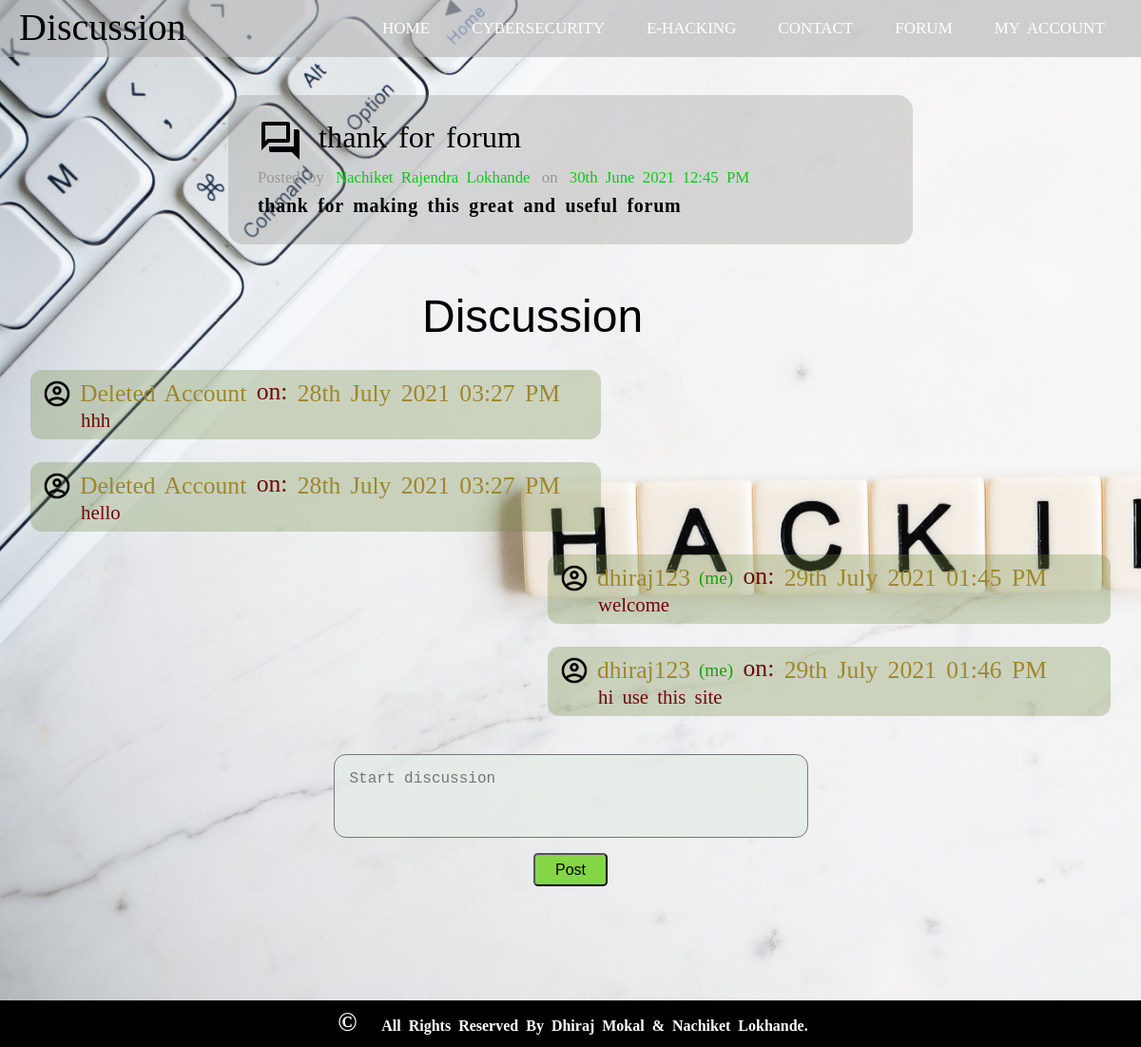
/discussion.php?fid=8 (signed in), run on the app's committed database.
### tables this page shows
CREATE TABLE `forum` (
  `fid` int(3) NOT NULL,
  `point` text NOT NULL,
  `postcomment` text NOT NULL,
  `sno` int(3) NOT NULL,
  `likes` int(10) NOT NULL DEFAULT 0,
  `date` datetime NOT NULL DEFAULT current_timestamp()
);

CREATE TABLE `registration` (
  `sno` int(4) NOT NULL,
  `name` text NOT NULL,
  `mobile` text NOT NULL,
  `email` varchar(30) NOT NULL,
  `address` text NOT NULL,
  `gender` varchar(10) NOT NULL,
  `dob` text NOT NULL,
  `username1` varchar(20) NOT NULL,
  `password1` varchar(255) NOT NULL,
  `dt` datetime NOT NULL DEFAULT current_timestamp(),
  `score` text NOT NULL,
  `ip` text NOT NULL
);

CREATE TABLE `discussion` (
  `d_id` int(3) NOT NULL,
  `message` text NOT NULL,
  `sno` int(3) NOT NULL,
  `fid` int(3) NOT NULL,
  `d_date` datetime NOT NULL DEFAULT current_timestamp()
);

### discussion.php (the view, shortened to what this page needs)
<?php
include 'dbconnect.php';
?>
<!DOCTYPE html>
<html lang="en">
<head>
    <link rel="stylesheet" href="css/my_account.css">
    <link rel="stylesheet" href="css/forum.css">
</head>
<body>
    <nav id="mydiv" style="z-index: 9">
        <label class="logo">Discussion</label>
        <ul>
            <li><a href="Home.php">Home</a></li>
            <li class="dropdown">
                <a href="javascript:void(0)" class="dropbtn">CyberSecurity</a>
            </li>
            <li><a href="pages/ethical-hacking.php" class="nav">E-Hacking</a></li>
            <li><a href="Home.php#contact" class="nav">Contact</a></li>
            <li><a href="forum.php" class="nav">Forum</a></li>
            <li><a href="#" onclick="document.getElementById('id01').style.display='block'" style="width:auto;" class="nav">My Account</a></li>
        </ul>
    </nav>
    <div class="sub" id="sub">
        <div class="postt" id="postt">
            <?php
            $fid = $_GET['fid'];
            $sql2 = "SELECT * FROM `forum` where fid = '$fid';";
            $result2 = mysqli_query($conn, $sql2);
            while ($row = mysqli_fetch_assoc($result2)) {
                $date2 = $row['date'];
                $date = date('jS   F Y h:i A', strtotime($date2));
                $point = $row['point'];
                $postcomment = $row['postcomment'];
                $sid = $row['sno'];
                $snoa = $_SESSION['sno'];
                $sql3 = "SELECT * FROM `registration` where sno ='$sid';";
                $result3 = mysqli_query($conn, $sql3);
                $num2 = mysqli_num_rows($result3);
                if ($num2 == 1) {
                while ($row = mysqli_fetch_assoc($result3)) {
                    $puname = $row['name'];
                }
                }
                else {
                    $puname ="Deleted Account";
                }
            }
            echo '<div class="dpoint"><img src="css/image/question.png" class="queavtar">' . $point . '</div>
            <div class="mid">Posted by <span class="heighlight">' . $puname;
            echo '</span> on <span class="heighlight">' . $date . '</span></div>
            <div class="message">' . $postcomment . '</div>';
            ?>
        </div>
        <div class="dispoint">Discussion</div>
        <?php
        $sql4 = "SELECT * FROM `discussion` where fid = '$fid';";
        $result4 = mysqli_query($conn, $sql4);
        while ($row = mysqli_fetch_assoc($result4)) {
            $message = $row['message'];
            $date1 = $row['d_date'];
             $addtime = strtotime("05:30") - strtotime("00:00");
             $time = date('h:i A', strtotime($date1)+$addtime);
            $ddate = date('jS   F Y', strtotime($date1));
            $sno = $row['sno'];
            $sql5 = "SELECT * FROM `registration` where sno ='$sno';";
            $result5 = mysqli_query($conn, $sql5);
            $num = mysqli_num_rows($result5);
            if ($num == 1) {
            while ($row = mysqli_fetch_assoc($result5)) {
                $uname = $row['username1'];
              }
            }
            else {
                $uname ="Deleted Account";
            }
            if ($snoa == $sno) {
                echo ' <div class="discussion discussion2">
                <div class="first"><img src="css/image/dicon.png" alt=""><span class="name">' . $uname . '</span><span class="active"> (me)</span> on: <span class="posttime"> ' . $ddate . '&nbsp;'. $time .'</span></div>
                <div class="second">' . $message . '</div>
                        </div>';
            } else {
                echo '<div class="discussion" id="discussion">
            <div class="first"><img src="css/image/dicon.png" alt=""><span class="name">' . $uname . ' </span>on: <span class="posttime"> ' . $ddate . '&nbsp;'. $time .'</span></div>
            <div class="second">' . $message . '</div>
                    </div>';
            }
        }
        ?>
        <div class="discform">
            <form action="<?php echo $_SERVER['REQUEST_URI']; ?>" method="post">
                <textarea name="discuss" id="discussionn" cols="45" rows="3" placeholder="Start discussion" required></textarea>
                <button type="submit" name="discsubmit">Post</button>
            </form>
        </div>
    </div>
    <footer>
        <h4 class="footer"><span class="copyright-symbol"> &#169; </span> All Rights Reserved By Dhiraj Mokal & Nachiket Lokhande.</h4>
    </footer>
                <h4 class="user"><span class="user-symbol">&#xf2b9; Name: </span><?php print_r($_SESSION['name']); ?></h4>
                <h4 class="user"><span class="user-symbol">&#9993; Email: </span><?php print_r($_SESSION['email']); ?></h4>
                <h4 class="user"><span class="user-symbol">&#9742; Mobile: </span><?php print_r($_SESSION['mobile']); ?></h4>
                <h4 class="user"><span class="user-symbol">&#x26A5; Gender: </span><?php print_r($_SESSION['gender']); ?></h4>
                <h4 class="user"><span class="user-symbol">&#128197; Date of Birth: </span><?php print_r($_SESSION['dob']); ?></h4>
                <h4 class="user"><span class="user-symbol">&#9962; Address: </span><?php print_r($_SESSION['address']); ?></h4>
</body>
</html>

### css/my_account.css (style rules this page uses)
span.copyright-symbol { height: 20px; width: auto; font-size: 27px; padding-right: 15px; }
nav { height: 60px; width: 100%; position: fixed; top: 0; background: rgb(180, 180, 180, 0.6); }
label.logo { color: #000000; font-size: 40px; line-height: 58px; padding: 0 20px; font-family: fantasy; }
nav ul { float: right; margin-right: 20px; }
nav ul li { display: inline-block; line-height: 60px; margin: 0 5px; }
nav ul li a { color: white; font-size: 17px; padding: 7px 13px; border-radius: 3px; text-transform: uppercase; }
li.dropdown { display: inline-block; }

### css/forum.css (style rules this page uses)
* { padding: 0; margin: 0; text-decoration: none; list-style: none; box-sizing: border-box; }
body { font-family: 'Times New Roman', 'Times', 'serif'; background-image: url('image/forum-bg.jpg'); background-size: cover; background-repeat: no-repeat; background-attachment: fixed; word-spacing: 4px; }
footer { position: relative; top: 220px; bottom: 0; width: 100%; height: 1.3cm; background-color: black; color: white; text-align: center; }
h4.footer { padding: 8px 10px 5px 15px; }
#sub { position: relative; top: 100px; min-height: 652px; }
#sub .discussion { background-color: rgba(112, 140, 68, 0.3); border-radius: 1vw; padding: 1vh 1vw; margin: 3vh 2rem; max-width: 50%; position: relative; color: #6b0808; }
#sub .discussion2 { margin-left: 48vw; border-radius: 1vw; padding: 1vh 1vw; position: relative; max-width: 50%; }
.discussion2 span.active { color: #13a106; font-size: 1.2rem; }
.discussion div.first { font-size: 1.6rem; }
.discussion span.name, span.posttime { color: rgb(158, 134, 47); vertical-align: middle; font-weight: cursive; }
.discussion img { height: 2rem; vertical-align: middle; margin-right: 8px; }
.discussion .second { font-size: 1.3rem; margin-left: 41px; overflow-wrap: break-word; }
#postt { background-color: rgba(141, 140, 135, 0.3); border-radius: 1rem; padding: 24px 31px; margin: 0 auto; max-width: 60%; }
#postt .dpoint { font-size: 2.7vw; vertical-align: middle; overflow-wrap: break-word; }
#postt img.queavtar { vertical-align: middle; margin-right: 16px; }
#postt div.mid { color: rgb(153, 149, 149); font-size: 1.4vw; margin: 5px 0; }
#postt span.heighlight { color: rgb(19, 197, 28); margin: 0 4px; }
#postt .message { font-size: 20px; font-weight: bold; letter-spacing: 0.7px; font-family: fangsong; margin: 8px 0 5px 0; overflow-wrap: break-word; }
div.discform { display: flex; justify-content: center; }
#discussionn { padding: 1rem 1rem; border-radius: 0.8rem; display: block; margin: 1rem 1rem; background-color: rgba(228, 236, 231, 0.8); font-size: 1rem; color: rgb(78, 8, 8); outline: none; resize: none; }
.discform button { margin: 0 auto; padding: 0.4rem 1.3rem; display: block; font-size: 1rem; border-radius: 0.3rem; outline: none; background-color: #84d646; }
div.dispoint { font-size: 3rem; margin: 3rem 37vw 1.8rem 37vw; font-family: sans-serif; }

### data on the page
forum: point "thank for forum", date "30th June 2021 12:45 PM", postcomment "thank for making this great and useful forum"
registration: name "Nachiket Rajendra Lokhande"
discussion: uname "Deleted Account", d_date "28th July 2021", message "hhh"
discussion: uname "Deleted Account", d_date "28th July 2021", message "hello"
discussion: registration.username1 "dhiraj123", d_date "29th July 2021", message "welcome"
discussion: registration.username1 "dhiraj123", d_date "29th July 2021", message "hi use this site"
